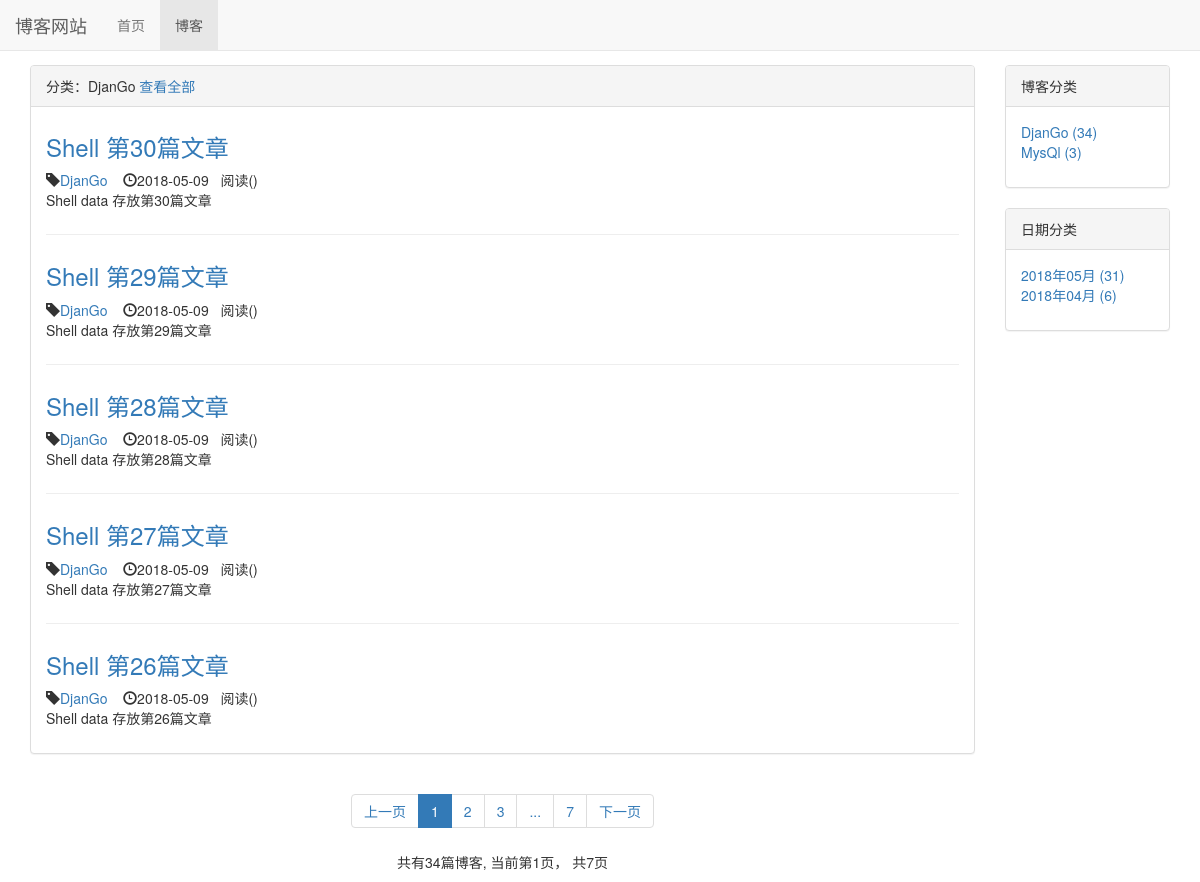
The page /blog/type/1 on the database as committed earlier.
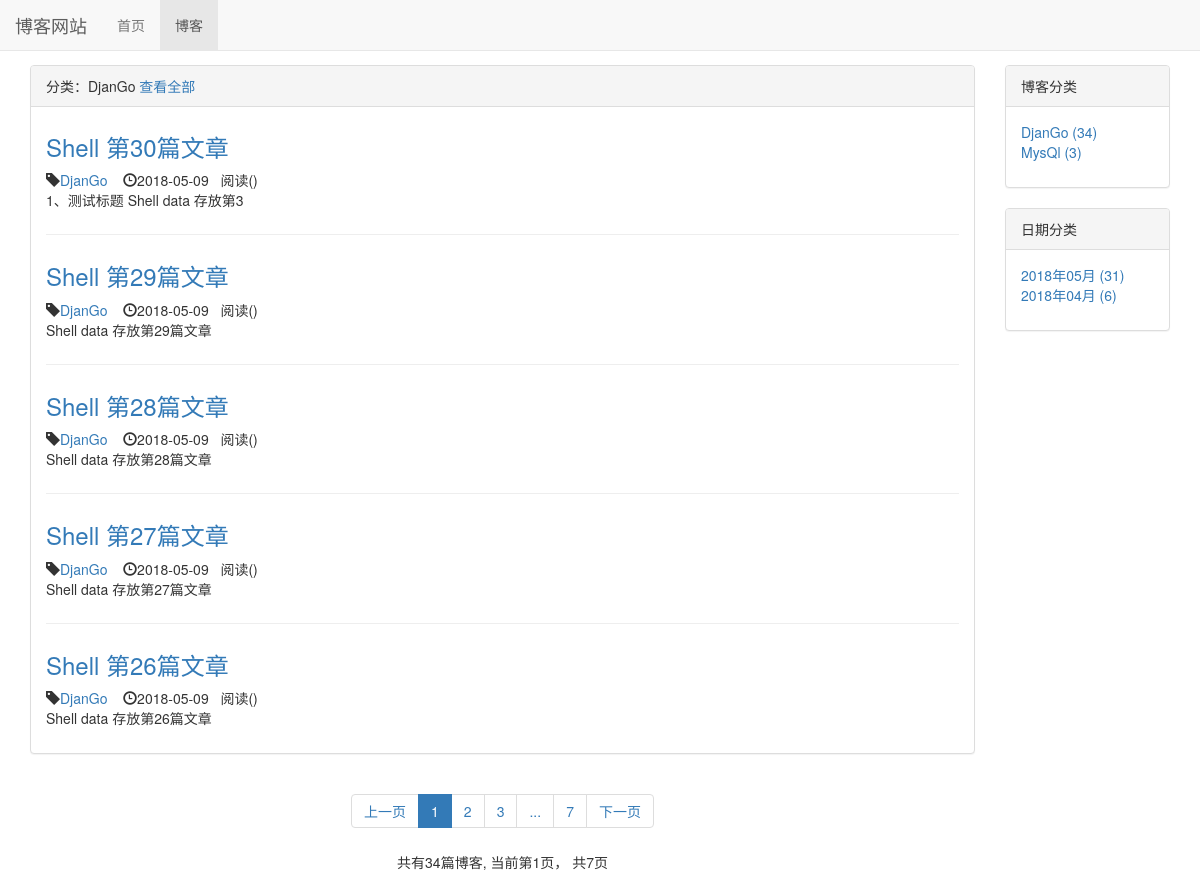
The same page on the database as committed later.
### blog/models.py (models this page shows, shortened)
class Blog(models.Model):
    title = models.CharField(max_length=50, verbose_name='文章标题')
    blog_type = models.ForeignKey(BlogType, on_delete=models.DO_NOTHING, verbose_name='文章分类')
    content = RichTextUploadingField()
    author = models.ForeignKey(User, on_delete=models.DO_NOTHING, verbose_name='作者')
    created_time = models.DateTimeField(auto_now_add=True, verbose_name='创建时间')
    lsat_updated_time = models.DateTimeField(auto_now=True, verbose_name='修改时间')
    class Meta:
        ordering = ['-created_time']
        verbose_name = '博客文章'
        verbose_name_plural = verbose_name

class BlogType(models.Model):
    type_name = models.CharField(max_length=15, verbose_name='分类列表')
    def __str__(self):
        return self.type_name
    class Meta:
        verbose_name = '博客分类'
        verbose_name_plural  = verbose_name

### blog/views.py (the view)
# urls.py: path('type/<int:blog_type_pk>', views.blogs_with_type, name="blogs_with_type"),
def blogs_with_type(request, blog_type_pk):
    blog_type = get_object_or_404(BlogType, pk=blog_type_pk)
    blogs_all_list = Blog.objects.filter(blog_type=blog_type)
    context = get_blog_list_common_date(request,blogs_all_list)
    context['blog_type'] = blog_type
    return render_to_response('blog/blogs_with_type.html', context)

### blog/templates/blog/blogs_with_type.html (shortened to what this page needs)
{% extends 'blog/blog_list.html' %}
{% block blog_list_title %}
    分类：{{ blog_type.type_name }}
    <a href="{% url 'blog_list' %}">查看全部</a>
{% endblock %}

### blog/templates/blog/blog_list.html (shortened to what the changed rows need)
{% extends 'base.html' %}
{% load staticfiles %}
{% block header_extends %}
    <link rel="stylesheet" href="{% static 'blog/blog.css' %}">
{% endblock %}
{% block content %}
    <div class="container">
        <div class="row">
            <div class="col-xs-12 col-sm-8 col-md-9 col-lg-10">
                <div class="panel panel-default">
                        <div class="panel-body">
                            {% for blog in blogs %}
                                <div class="blog">
                                    <h3><a href="{% url 'blog_detail' blog.pk %}">{{ blog.title }}</a></h3>
                                    <p class="blog-info">
                                        <span class="glyphicon glyphicon-tag"></span><a href="{% url 'blogs_with_type' blog.blog_type.pk %}">{{ blog.blog_type }}</a> &nbsp;&nbsp;
                                        <span class="glyphicon glyphicon-time"></span>{{ blog.created_time|date:"Y-m-d" }}&nbsp;&nbsp;
                                        阅读({{ blog.readed_num }})
                                    </p>
                                    <p>{{ blog.content|striptags|truncatechars:25 }}</p>
                                </div>
                            {% empty %}
                                <div class="blog">
                                    <h3>-- 暂无博客，敬请期待 --</h3>
                                </div>
                            {% endfor %}
                        </div>
                </div>
            </div>
        </div>
    </div>
{% endblock %}

Rows that differ between the two databases and show on the page:
changed Blog "Shell 第30篇文章": content "Shell data 存放第30篇文章" → "1、测试标题 Shell data 存放第3"
